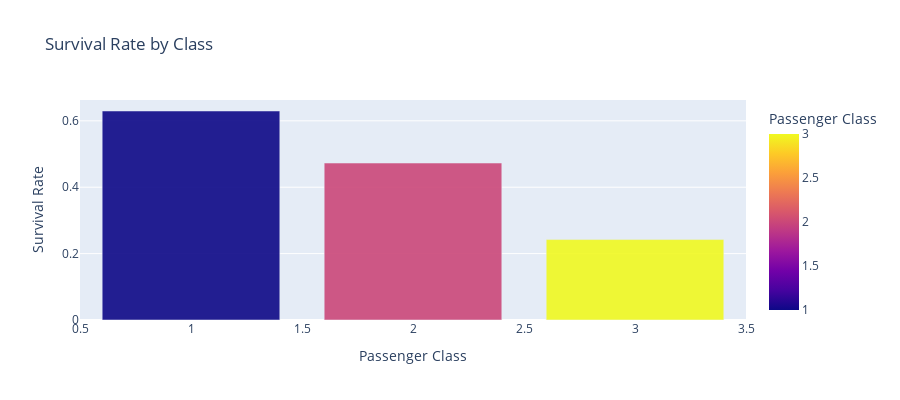

This figure's notebook cell:
### Code cell
survival_by_class = df.groupby("Pclass", as_index=False)["Survived"].mean()

fig = px.bar(survival_by_class, x="Pclass", y="Survived", color= "Pclass", title = "Survival Rate by Class",
             labels={"Pclass": "Passenger Class", "Survived": "Survival Rate"}, height=400) 
fig.update_traces(opacity=0.9)
fig.show()

### Figure 1 — Plotly figure (JSON) as saved in the notebook; plotly's stock layout.template omitted (floating-point values rounded to 4 significant figures)
{"data": [{"hovertemplate": "Passenger Class=%{marker.color}<br>Survival Rate=%{y}<extra></extra>", "legendgroup": "", "marker": {"color": [1, 2, 3], "coloraxis": "coloraxis", "pattern": {"shape": ""}}, "name": "", "opacity": 0.9, "orientation": "v", "showlegend": false, "textposition": "auto", "type": "bar", "x": [1, 2, 3], "xaxis": "x", "y": [0.6296, 0.4728, 0.2424], "yaxis": "y"}], "layout": {"barmode": "relative", "coloraxis": {"colorbar": {"title": {"text": "Passenger Class"}}, "colorscale": [[0, "#0d0887"], [0.1111, "#46039f"], [0.2222, "#7201a8"], [0.3333, "#9c179e"], [0.4444, "#bd3786"], [0.5556, "#d8576b"], [0.6667, "#ed7953"], [0.7778, "#fb9f3a"], [0.8889, "#fdca26"], [1, "#f0f921"]]}, "height": 400, "legend": {"tracegroupgap": 0}, "title": {"text": "Survival Rate by Class"}, "xaxis": {"anchor": "y", "domain": [0, 1], "title": {"text": "Passenger Class"}}, "yaxis": {"anchor": "x", "domain": [0, 1], "title": {"text": "Survival Rate"}}}}
